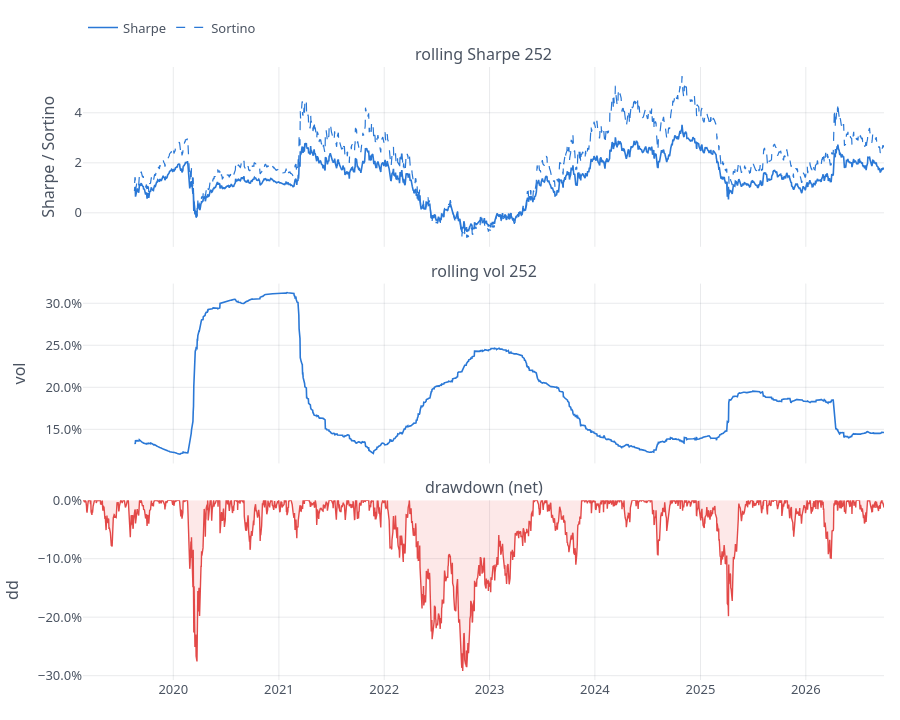

The code cell stored with this chart in its notebook:
### Markdown cell above
## 5. Trailing risk

Sharpe and Sortino share a panel because they answer the same question with a
different denominator; the drawdown panel is filled so the depth reads at a
glance rather than from the axis.

### Code cell
fig = make_subplots(rows=3, cols=1, shared_xaxes=True, vertical_spacing=0.06,
                    subplot_titles=('rolling Sharpe 252', 'rolling vol 252', 'drawdown (net)'))
fig.add_trace(go.Scatter(x=pnl.asof_date, y=pnl.rolling_sharpe_252, name='Sharpe',
                         mode='lines', line=dict(color=BLUE, width=1.6)), row=1, col=1)
fig.add_trace(go.Scatter(x=pnl.asof_date, y=pnl.rolling_sortino_252, name='Sortino',
                         mode='lines', line=dict(color=BLUE, width=1.2, dash='dash')), row=1, col=1)
fig.add_trace(go.Scatter(x=pnl.asof_date, y=pnl.rolling_vol_252, name='vol', showlegend=False,
                         mode='lines', line=dict(color=BLUE, width=1.6)), row=2, col=1)
fig.add_trace(go.Scatter(x=pnl.asof_date, y=pnl.drawdown_net, name='drawdown', showlegend=False,
                         mode='lines', line=dict(color=RED, width=1.4), fill='tozeroy',
                         fillcolor='rgba(239,68,68,0.12)'), row=3, col=1)
fig.update_yaxes(title_text='Sharpe / Sortino', row=1, col=1)
fig.update_yaxes(title_text='vol', tickformat='.1%', row=2, col=1)
fig.update_yaxes(title_text='dd', tickformat='.1%', row=3, col=1)
styled(fig, height=720, legend=dict(orientation='h', yanchor='bottom', y=1.04, x=0)).show()

### Figure 1 — Plotly figure (JSON) as saved in the notebook; plotly's stock layout.template omitted (floating-point values rounded to 4 significant figures; data arrays with more than 128 entries replaced by an {"elided": "..."} marker saying what was removed)
{"data": [{"line": {"color": "#2a78d6", "width": 1.6}, "mode": "lines", "name": "Sharpe", "type": "scatter", "x": {"elided": "1911 str values"}, "xaxis": "x", "y": {"elided": "1911 float values"}, "yaxis": "y"}, {"line": {"color": "#2a78d6", "dash": "dash", "width": 1.2}, "mode": "lines", "name": "Sortino", "type": "scatter", "x": {"elided": "1911 str values"}, "xaxis": "x", "y": {"elided": "1911 float values"}, "yaxis": "y"}, {"line": {"color": "#2a78d6", "width": 1.6}, "mode": "lines", "name": "vol", "showlegend": false, "type": "scatter", "x": {"elided": "1911 str values"}, "xaxis": "x2", "y": {"elided": "1911 float values"}, "yaxis": "y2"}, {"fill": "tozeroy", "fillcolor": "rgba(239,68,68,0.12)", "line": {"color": "#e34948", "width": 1.4}, "mode": "lines", "name": "drawdown", "showlegend": false, "type": "scatter", "x": {"elided": "1911 str values"}, "xaxis": "x3", "y": {"elided": "1911 float values"}, "yaxis": "y3"}], "layout": {"annotations": [{"font": {"size": 16}, "showarrow": false, "text": "rolling Sharpe 252", "x": 0.5, "xanchor": "center", "xref": "paper", "y": 1, "yanchor": "bottom", "yref": "paper"}, {"font": {"size": 16}, "showarrow": false, "text": "rolling vol 252", "x": 0.5, "xanchor": "center", "xref": "paper", "y": 0.6467, "yanchor": "bottom", "yref": "paper"}, {"font": {"size": 16}, "showarrow": false, "text": "drawdown (net)", "x": 0.5, "xanchor": "center", "xref": "paper", "y": 0.2933, "yanchor": "bottom", "yref": "paper"}], "font": {"color": "#4a5361", "family": "IBM Plex Sans, ui-sans-serif, system-ui, sans-serif", "size": 13}, "height": 720, "hovermode": "x unified", "legend": {"orientation": "h", "x": 0, "y": 1.04, "yanchor": "bottom"}, "margin": {"b": 40, "l": 56, "r": 16, "t": 36}, "paper_bgcolor": "rgba(0,0,0,0)", "plot_bgcolor": "rgba(0,0,0,0)", "xaxis": {"anchor": "y", "domain": [0, 1], "gridcolor": "rgba(74,83,97,0.12)", "matches": "x3", "showgrid": true, "showticklabels": false, "zeroline": false}, "xaxis2": {"anchor": "y2", "domain": [0, 1], "gridcolor": "rgba(74,83,97,0.12)", "matches": "x3", "showgrid": true, "showticklabels": false, "zeroline": false}, "xaxis3": {"anchor": "y3", "domain": [0, 1], "gridcolor": "rgba(74,83,97,0.12)", "showgrid": true, "zeroline": false}, "yaxis": {"anchor": "x", "domain": [0.7067, 1], "gridcolor": "rgba(74,83,97,0.12)", "showgrid": true, "title": {"text": "Sharpe / Sortino"}, "zeroline": false}, "yaxis2": {"anchor": "x2", "domain": [0.3533, 0.6467], "gridcolor": "rgba(74,83,97,0.12)", "showgrid": true, "tickformat": ".1%", "title": {"text": "vol"}, "zeroline": false}, "yaxis3": {"anchor": "x3", "domain": [0, 0.2933], "gridcolor": "rgba(74,83,97,0.12)", "showgrid": true, "tickformat": ".1%", "title": {"text": "dd"}, "zeroline": false}}}
